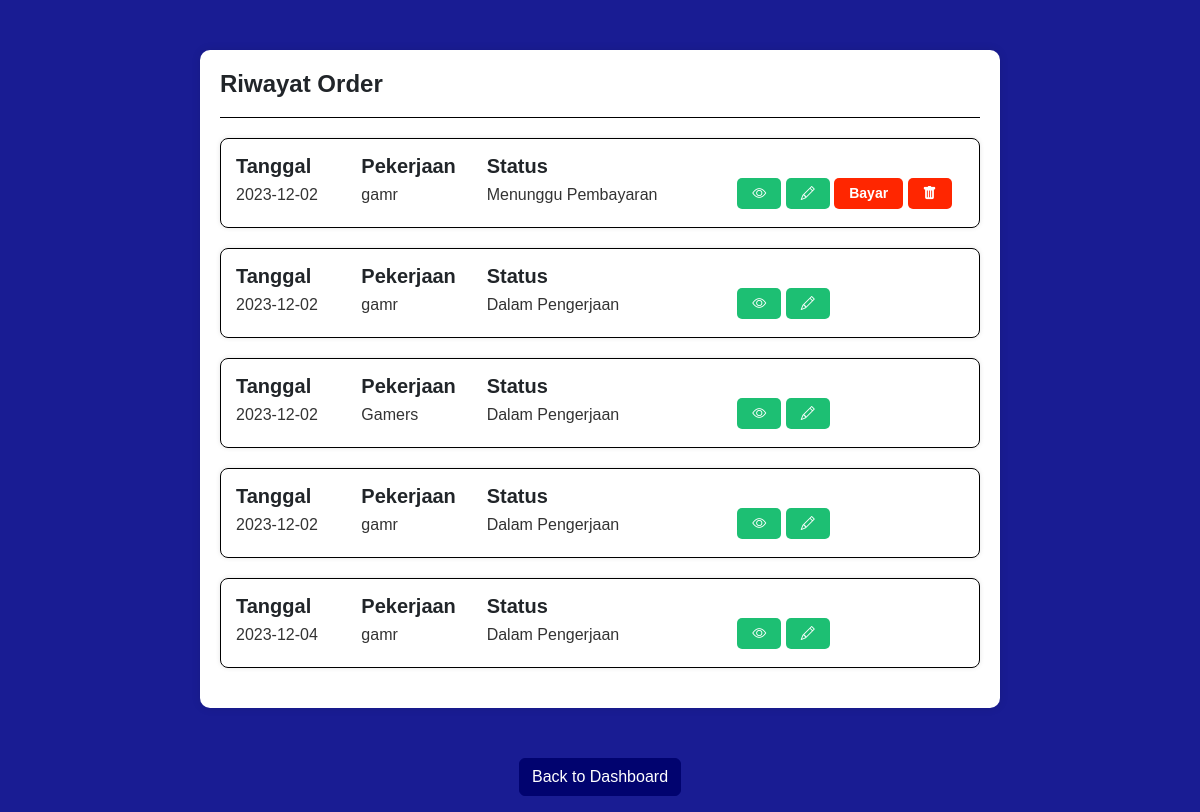
/riwayat_order.php (signed in), run on the app's committed database.
### tables this page shows
CREATE TABLE `order_table` (
  `id_order` int(11) NOT NULL,
  `klien_id` int(11) NOT NULL,
  `id_pekerjaan` int(11) DEFAULT NULL,
  `deskripsi_order` varchar(255) DEFAULT NULL,
  `file` varchar(255) NOT NULL,
  `status` enum('Menunggu Pembayaran','Dalam Pengerjaan','Selesai','Gagal') NOT NULL,
  `created_at` date NOT NULL DEFAULT current_timestamp()
);

CREATE TABLE `pekerjaan` (
  `id_pekerjaan` int(11) NOT NULL,
  `freelancer_id` int(11) NOT NULL,
  `jenis_pekerjaan` varchar(255) NOT NULL,
  `deskripsi_order` text NOT NULL,
  `foto` varchar(255) NOT NULL,
  `skills` varchar(255) NOT NULL,
  `harga` varchar(255) NOT NULL,
  `status_pekerjaan` varchar(50) DEFAULT 'belum dipesan'
);

### riwayat_order.php (the view, shortened to what this page needs)
<?php
include 'config.php';
if(isset($_SESSION['user_id'])) {
    $userId = $_SESSION['user_id'];
    $query = "SELECT order_table.id_order, order_table.created_at, order_table.status,
          pekerjaan.jenis_pekerjaan, order_table.deskripsi_order, users.name AS customer_name,
          freelancer.name AS freelancer_name
          FROM order_table
          INNER JOIN users ON order_table.klien_id = users.id
          INNER JOIN pekerjaan ON order_table.id_pekerjaan = pekerjaan.id_pekerjaan
          INNER JOIN users AS freelancer ON pekerjaan.freelancer_id = freelancer.id
          WHERE users.id = ?";
    $stmt = $conn->prepare($query);
    $stmt->bind_param("i", $userId);
    $stmt->execute();
    $result = $stmt->get_result();
    if ($result->num_rows > 0) {
?>
<!DOCTYPE html>
<html lang="en">
<head>
    <link href="https://cdn.jsdelivr.net/npm/bootstrap@5.3.0/dist/css/bootstrap.min.css" rel="stylesheet">
    <link href="https://cdn.jsdelivr.net/npm/bootstrap-icons/font/bootstrap-icons.css" rel="stylesheet">
    <link rel="stylesheet" href="./assets/css/riwayat_order.css">
</head>
<body>
    <div class="order-container">
        <div class="order-header">
            <h2 class="text-center">Riwayat Order</h2>
        </div>
        <?php
        while ($row = $result->fetch_assoc()) {
            $orderId = $row['id_order'];
            $status = $row['status'];
            $jenisPekerjaan = $row['jenis_pekerjaan'];
?>
        <div class="order-item">
            <div class="row">
                <div class="col-md-2">
                    <h4>Tanggal</h4>
                    <p><?= $row['created_at'] ?></p>
                </div>
                <div class="col-md-2">
                    <h4>Pekerjaan</h4>
                    <p><?= $jenisPekerjaan ?></p>
                </div>
                <div class="col-md-4">
                    <h4>Status</h4>
                    <p><?= $row['status'] ?></p>
                </div>
                <div class="col-md-4">
                    <br>
                    <button type="button" class="btn btn-details" data-bs-toggle="modal"
                        data-bs-target="#orderModal_<?= $orderId ?>"><i class="bi bi-eye"></i></button>
                    <button type="button" class="btn btn-details" data-bs-toggle="modal"
                        data-bs-target="#editModal_<?= $orderId ?>"><i class="bi bi-pencil"></i></button>
                    <?php if ($status === 'Menunggu Pembayaran') { ?>
                    <a href="halaman_pembayaran.php?order_id=<?= $orderId ?>" class="btn btn-bayar">Bayar</a>
                    <button type="button" class="btn btn-bayar" onclick="confirmDelete(<?= $orderId ?>)">
                        <i class="bi bi-trash-fill"></i>
                    </button>
                    <?php } else { ?>
                    <?php } ?>
                </div>
            </div>
        </div>
        <?php
        }
?>
    </div>
    <div class="text-center mt-2 mb-3">
        <a href="dashboard.php" class="btn btn-primary">Back to Dashboard</a>
    </div>
</body>
</html>
<?php
    } else {
        echo "Tidak ada data yang ditemukan.";
    }
} else {
    echo "User ID tidak ditemukan.";
}
?>

### assets/css/riwayat_order.css (style rules this page uses)
body { font-family: Arial, sans-serif; background-color: rgba(1, 4, 136, 0.9); }
.order-container { max-width: 800px; margin: 50px auto; padding: 20px; background-color: #fff; border-radius: 10px; box-shadow: 0px 0px 10px rgba(0, 0, 0, 0.1); }
.order-header { display: flex; align-items: center; justify-content: space-between; margin-bottom: 20px; padding-bottom: 10px; border-bottom: 1px solid #000000; }
.order-header h2 { font-size: 24px; font-weight: bold; }
.order-item { margin-bottom: 20px; padding: 15px; border: 1px solid #000000; border-radius: 8px; box-shadow: 0px 0px 5px rgba(0, 0, 0, 0.1); }
.order-item h4 { font-size: 20px; font-weight: bold; margin-bottom: 5px; }
.order-item p { font-size: 16px; color: #333; margin-bottom: 5px; }
.btn-details { padding: 5px 15px; font-size: 14px; font-weight: bold; color: #fff; background-color: #1dbf73; border: none; border-radius: 5px; cursor: pointer; transition: background-color 0.3s; }
.btn-bayar { padding: 5px 15px; font-size: 14px; font-weight: bold; color: #fff; background-color: rgb(255, 38, 0); border: none; border-radius: 5px; cursor: pointer; transition: background-color 0.3s; }
.btn-primary { background-color: #01036f; border-color: #01036f; }

### data on the page
order_table: created_at "2023-12-02", id_pekerjaan.jenis_pekerjaan "gamr", status "Menunggu Pembayaran"
order_table: created_at "2023-12-02", id_pekerjaan.jenis_pekerjaan "gamr", status "Dalam Pengerjaan"
order_table: created_at "2023-12-02", id_pekerjaan.jenis_pekerjaan "Gamers", status "Dalam Pengerjaan"
order_table: created_at "2023-12-02", id_pekerjaan.jenis_pekerjaan "gamr", status "Dalam Pengerjaan"
order_table: created_at "2023-12-04", id_pekerjaan.jenis_pekerjaan "gamr", status "Dalam Pengerjaan"
